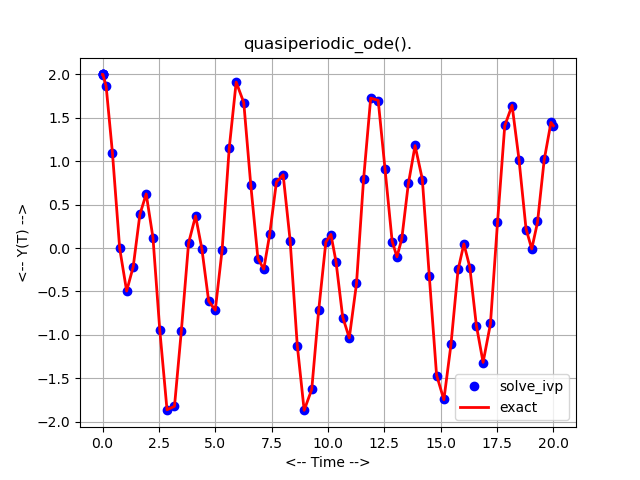

Here is the Python script that generated this plot:
#! /usr/bin/env python3
#
def quasiperiodic_deriv ( t, y ):

#*****************************************************************************80
#
## quasiperiodic_deriv() returns the right hand side of quasiperiodic_ode().
#
#  Licensing:
#
#    This code is distributed under the MIT license.
#
#  Modified:
#
#    25 July 2020
#
#  Author:
#
#    John Burkardt
#
#  Reference:
#
#  Input:
#
#    real T, the current time.
#
#    real Y(4,1), the current state values.
#
#  Output:
#
#    real YPRIME(4,1), the time derivatives of the current state values.
#
  import numpy as np

  yprime = np.zeros ( 4 )

  yprime[0] = y[1]
  yprime[1] = y[2]
  yprime[2] = y[3]
  yprime[3] = - ( np.pi**2 + 1.0 ) * y[2] - np.pi**2 * y[0]

  return yprime

def quasiperiodic_exact ( t ):

#*****************************************************************************80
#
## quasiperiodic_exact() returns the exact solution for quasiperiodic_ode().
#
#  Licensing:
#
#    This code is distributed under the MIT license.
#
#  Modified:
#
#    25 July 2020
#
#  Author:
#
#    John Burkardt
#
#  Input:
#
#    real T(:): the current time.
#
#  Output:
#
#    real Y(:,4): the exact solution.
#
  import numpy as np

  p =   np.cos ( t ) +            np.cos ( np.pi * t )
  q = - np.sin ( t ) - np.pi    * np.sin ( np.pi * t )
  r = - np.cos ( t ) - np.pi**2 * np.cos ( np.pi * t )
  s =   np.sin ( t ) + np.pi**3 * np.sin ( np.pi * t )

  y = np.array ( [ p, q, r, s ] )
  y = np.transpose ( y )
 
  return y

def quasiperiodic_ode_test ( ):

#*****************************************************************************80
#
## quasiperiodic_ode_test() tests quasiperiodic_ode().
#
#  Licensing:
#
#    This code is distributed under the MIT license.
#
#  Modified:
#
#    29 January 2022
#
#  Author:
#
#    John Burkardt
#
  import numpy as np
  import platform

  print ( '' )
  print ( 'quasiperiodic_ode_test():' )
  print ( '  python version: ' + platform.python_version ( ) )
  print ( '  numpy version:  ' + np.version.version )
  print ( '  Solve quasiperiodic_ode().' )

  t0, y0, tstop = quasiperiodic_parameters ( )

  print ( '' )
  print ( '  parameters:' )
  print ( '    t0 =    ', t0 )
  print ( '    y0 =    ', y0 )
  print ( '    tstop = ', tstop )

  quasiperiodic_solve_ivp ( )
#
#  Terminate.
#
  print ( '' )
  print ( 'quasiperiodic_ode_test():' )
  print ( '  Normal end of execution.' )

  return

def quasiperiodic_solve_ivp ( ):

#*****************************************************************************80
#
## quasiperiodic_solve_ivp() applies solve_ivp() to quasiperiodic_ode().
#
#  Licensing:
#
#    This code is distributed under the MIT license.
#
#  Modified:
#
#    29 January 2022
#
#  Author:
#
#    John Burkardt
#
  from scipy.integrate import solve_ivp
  import matplotlib.pyplot as plt
  import numpy as np

  t0, y0, tstop = quasiperiodic_parameters ( )

  f = quasiperiodic_deriv
  tspan = np.array ( [ t0, tstop ] )

  sol = solve_ivp ( f, tspan, y0 )
  t = sol.t
  y = sol.y
  y2 = quasiperiodic_exact ( t )

  plt.plot ( t, y[0,:], 'bo', linewidth = 2, label = 'solve_ivp' )
  plt.plot ( t, y2[:,0], 'r-', linewidth = 2, label = 'exact' )
  plt.grid ( True )
  plt.xlabel ( '<-- Time -->' )
  plt.ylabel ( '<-- Y(T) -->' )
  plt.legend ( )
  plt.title ( 'quasiperiodic_ode().' )

  filename = 'quasiperiodic_ode.png'
  plt.savefig ( filename )
  print ( '  Graphics saved as "%s"' % ( filename ) )
  plt.show ( block = False )
  plt.close ( )

  return


def quasiperiodic_parameters ( t0_user = None, y0_user = None, \
  tstop_user = None ):

#*****************************************************************************80
#
## quasiperiodic_parameters() returns the parameters of quasiperiodic_ode().
#
#  Discussion:
#
#    If input values are specified, this resets the default parameters.
#    Otherwise, the output will be the current defaults.
#
#  Licensing:
#
#    This code is distributed under the MIT license.
#
#  Modified:
#
#    28 January 2022
#
#  Author:
#
#    John Burkardt
#
#  Input:
#
#    real T0_USER: the initial time.
#
#    real Y0_USER(4): the initial condition.
#
#    real TSTOP_USER: the final time.
#
#  Output:
#
#    real T0: the initial time.
#
#    real Y0(4): the initial condition.
#
#    real TSTOP: the final time.
#
  import numpy as np
#
#  Initialize defaults.
#
  if not hasattr ( quasiperiodic_parameters, "t0_default" ):
    quasiperiodic_parameters.t0_default = 0.0

  if not hasattr ( quasiperiodic_parameters, "y0_default" ):
    quasiperiodic_parameters.y0_default = \
      np.array ( [ 2.0, 0.0, -(1.0+np.pi**2), 0.0 ] )

  if not hasattr ( quasiperiodic_parameters, "tstop_default" ):
    quasiperiodic_parameters.tstop_default = 20.0
#
#  Update defaults if input was supplied.
#
  if ( t0_user is not None ):
    quasiperiodic_parameters.t0_default = t0_user

  if ( y0_user is not None ):
    quasiperiodic_parameters.y0_default = y0_user.copy()

  if ( tstop_user is not None ):
    quasiperiodic_parameters.tstop_default = tstop_user
#
#  Return values.
#
  t0 = quasiperiodic_parameters.t0_default
  y0 = quasiperiodic_parameters.y0_default.copy ( )
  tstop = quasiperiodic_parameters.tstop_default
  
  return t0, y0, tstop

def timestamp ( ):

#*****************************************************************************80
#
## timestamp() prints the date as a timestamp.
#
#  Licensing:
#
#    This code is distributed under the MIT license.
#
#  Modified:
#
#    21 August 2019
#
#  Author:
#
#    John Burkardt
#
  import time

  t = time.time ( )
  print ( time.ctime ( t ) )

  return

if ( __name__ == '__main__' ):
  timestamp ( )
  quasiperiodic_ode_test ( )
  timestamp ( )
